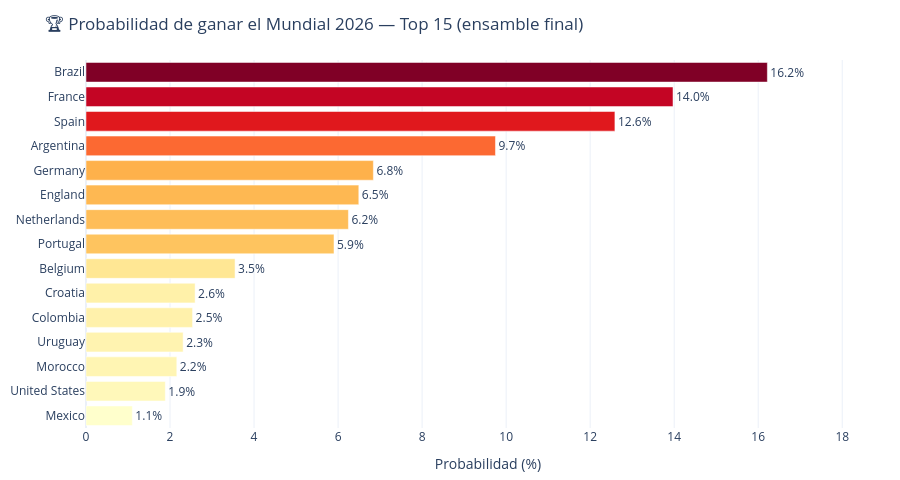

Notebook cell for this chart:
### Code cell
# ============ 8.1 Probabilidad de campeonato — Top 15 ============
top15 = f26.nlargest(15, 'p_final_pct').sort_values('p_final_pct')
fig = go.Figure(go.Bar(
    x=top15.p_final_pct, y=top15.team, orientation='h',
    marker=dict(color=top15.p_final_pct, colorscale='YlOrRd'),
    text=[f'{v:.1f}%' for v in top15.p_final_pct], textposition='outside',
    customdata=np.stack([top15.group, top15.elo_ajustado, top15.pct_Final,
                         top15.pct_SF], axis=-1),
    hovertemplate='<b>%{y}</b><br>P(campeón): %{x:.1f}%<br>Grupo %{customdata[0]}'
                  '<br>ELO ajustado: %{customdata[1]:.0f}'
                  '<br>P(llegar a la final): %{customdata[2]:.1f}%'
                  '<br>P(semifinal): %{customdata[3]:.1f}%<extra></extra>'))
fig.update_layout(title='🏆 Probabilidad de ganar el Mundial 2026 — Top 15 (ensamble final)',
                  xaxis_title='Probabilidad (%)', height=480,
                  xaxis_range=[0, top15.p_final_pct.max() * 1.18], **PLT_LAYOUT)
fig.show()

### Figure 1 — Plotly figure (JSON) as saved in the notebook; plotly's stock layout.template omitted (floating-point values rounded to 4 significant figures)
{"data": [{"customdata": [["A", 1834, 0.76, 4.16], ["D", 1882, 2.71, 9.22], ["C", 1868, 1.64, 6.36], ["H", 1898, 3.57, 11.09], ["K", 1886, 2.94, 9.59], ["L", 1880, 2.52, 8.76], ["G", 1912, 6.48, 18.68], ["K", 1952, 12.42, 27.79], ["F", 1960, 13.4, 28.38], ["L", 1956, 12.79, 28.07], ["E", 1964, 17.04, 34.85], ["J", 1992, 23.48, 43.4], ["H", 2010, 28.66, 47.08], ["I", 2018, 31.15, 49.56], ["C", 2034, 37.62, 55.72]], "hovertemplate": "<b>%{y}</b><br>P(campeón): %{x:.1f}%<br>Grupo %{customdata[0]}<br>ELO ajustado: %{customdata[1]:.0f}<br>P(llegar a la final): %{customdata[2]:.1f}%<br>P(semifinal): %{customdata[3]:.1f}%<extra></extra>", "marker": {"color": [1.103, 1.888, 2.162, 2.312, 2.537, 2.597, 3.548, 5.903, 6.246, 6.493, 6.84, 9.746, 12.59, 13.97, 16.22], "colorscale": [[0, "rgb(255,255,204)"], [0.125, "rgb(255,237,160)"], [0.25, "rgb(254,217,118)"], [0.375, "rgb(254,178,76)"], [0.5, "rgb(253,141,60)"], [0.625, "rgb(252,78,42)"], [0.75, "rgb(227,26,28)"], [0.875, "rgb(189,0,38)"], [1, "rgb(128,0,38)"]]}, "orientation": "h", "text": ["1.1%", "1.9%", "2.2%", "2.3%", "2.5%", "2.6%", "3.5%", "5.9%", "6.2%", "6.5%", "6.8%", "9.7%", "12.6%", "14.0%", "16.2%"], "textposition": "outside", "type": "bar", "x": [1.103, 1.888, 2.162, 2.312, 2.537, 2.597, 3.548, 5.903, 6.246, 6.493, 6.84, 9.746, 12.59, 13.97, 16.22], "y": ["Mexico", "United States", "Morocco", "Uruguay", "Colombia", "Croatia", "Belgium", "Portugal", "Netherlands", "England", "Germany", "Argentina", "Spain", "France", "Brazil"]}], "layout": {"font": {"size": 12}, "height": 480, "margin": {"b": 10, "l": 10, "r": 10, "t": 60}, "title": {"text": "🏆 Probabilidad de ganar el Mundial 2026 — Top 15 (ensamble final)"}, "xaxis": {"range": [0, 19.14], "title": {"text": "Probabilidad (%)"}}}}
